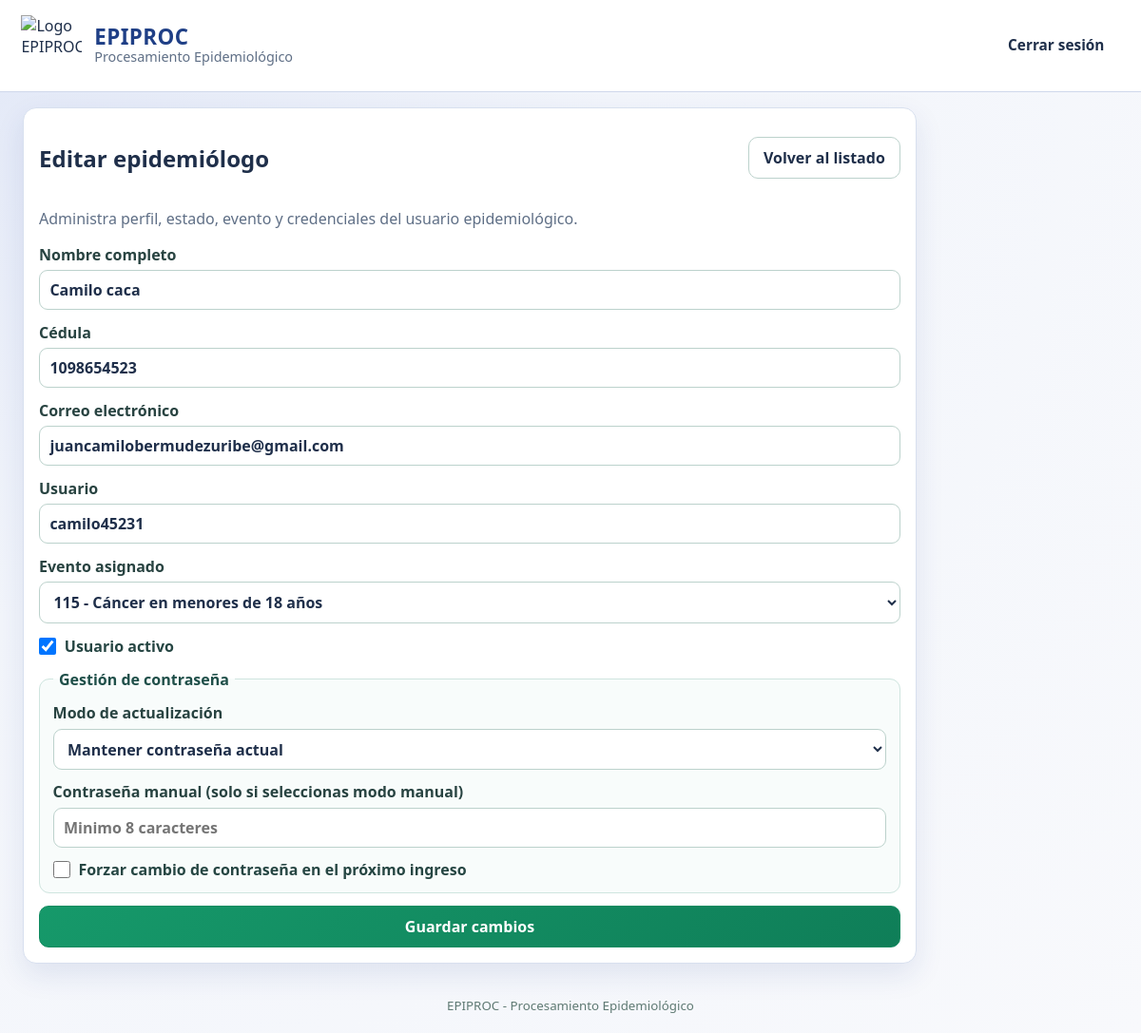
The app's page /admin/epidemiologos/3/editar (signed in) with its own data.
### epiproc_web/models.py (models this page shows, shortened)
class User(db.Model):
    __tablename__ = "users"
    id = db.Column(db.Integer, primary_key=True)
    username = db.Column(db.String(80), unique=True, nullable=False)
    password_hash = db.Column(db.String(255), nullable=False)
    password_visible = db.Column(db.String(255), nullable=True)
    role = db.Column(db.String(30), nullable=False, index=True)
    full_name = db.Column(db.String(150), nullable=False)
    cedula = db.Column(db.String(30), unique=True, nullable=False)
    email = db.Column(db.String(150), unique=True, nullable=False)
    assigned_event_code = db.Column(db.Integer, db.ForeignKey("events.code"), nullable=True)
    must_change_password = db.Column(db.Boolean, default=False, nullable=False)
    is_active = db.Column(db.Boolean, default=True, nullable=False)
    credentials_updated_at = db.Column(db.DateTime, nullable=True)
    created_at = db.Column(db.DateTime, default=datetime.utcnow, nullable=False)
    updated_at = db.Column(db.DateTime, default=datetime.utcnow, onupdate=datetime.utcnow, nullable=False)
    bulletins = db.relationship("Bulletin", back_populates="author", lazy=True)

class Event(db.Model):
    __tablename__ = "events"
    code = db.Column(db.Integer, primary_key=True)
    name = db.Column(db.String(200), nullable=False)
    active = db.Column(db.Boolean, default=True, nullable=False)
    users = db.relationship("User", backref="assigned_event", lazy=True)
    bulletins = db.relationship("Bulletin", back_populates="event", lazy=True)

### epiproc_web/app.py (the view, shortened to what this page needs)
    @app.route("/admin/epidemiologos/<int:user_id>/editar", methods=["GET", "POST"])
    @role_required(UserRole.SECRETARIO)
    def admin_epi_edit(user_id: int):
        user = User.query.get_or_404(user_id)
        if user.role != UserRole.EPIDEMIOLOGO:
            abort(400)
        eventos = Event.query.filter_by(active=True).order_by(Event.code.asc()).all()
        return render_template("admin_epi_form.html", eventos=eventos, user_obj=user, mode="edit")

### epiproc_web/app.py (called while the page is built, shortened)
def current_user() -> Optional[User]:
    uid = session.get("user_id")
    if not uid:
        return None
    return User.query.get(uid)

def login_required(view):
    @wraps(view)
    def wrapped(*args, **kwargs):
        user = current_user()
        if not user:
            flash("Debes iniciar sesión para continuar.", "error")
            return redirect(url_for("login", next=request.path))
        if not user.is_active:
            session.clear()
            flash("Tu usuario está inactivo. Contacta al Secretario de Salud.", "error")
            return redirect(url_for("login"))
        return view(*args, **kwargs)
    return wrapped

def role_required(*roles: str):
    def decorator(view):
        @wraps(view)
        @login_required
        def wrapped(*args, **kwargs):
            user = current_user()
            if not user or user.role not in roles:
                abort(403)
            return view(*args, **kwargs)
        return wrapped
    return decorator

def register_hooks(app: Flask, base_dir: Path) -> None:
    @app.context_processor
    def inject_globals() -> dict[str, Any]:
        return {
            "brand_name": "EPIPROC - Procesamiento Epidemiológico",
            "logo_url": "https://8upload.com/image/3ec1b5cc7de8ad31/bloque2071.png",
            "current_user": current_user(),
            "role_secretario": UserRole.SECRETARIO,
            "role_epidemiologo": UserRole.EPIDEMIOLOGO,
        }
    @app.before_request
    def force_password_change_on_first_login():
        user = current_user()
        if not user:
            return None
        safe_paths = {
            "/logout",
            "/cambiar-clave",
            "/static",
        }
        return None

### epiproc_web/templates/admin_epi_form.html (shortened to what this page needs)
{% extends 'base.html' %}
{% block content %}
<section class="card form-card secretary-form-card">
    <div class="secretary-form-head">
        <h2>{{ 'Editar epidemiólogo' if mode == 'edit' else 'Crear epidemiólogo' }}</h2>
        <a class="btn" href="{{ url_for('admin_epi_list') }}">Volver al listado</a>
    </div>
    {% if mode == 'edit' %}
        <p class="muted">Administra perfil, estado, evento y credenciales del usuario epidemiológico.</p>
    {% else %}
        <p class="muted">Se generará usuario automático y contraseña temporal totalmente aleatoria, visible al finalizar el registro.</p>
    {% endif %}
    <form
        method="post"
        class="form-grid"
        id="epidemiologoForm"
        data-mode="{{ mode }}"
        novalidate
    >
        <label>Nombre completo
            <input
                type="text"
                name="full_name"
                id="epi-nombre"
                required
                minlength="6"
                maxlength="150"
                value="{{ user_obj.full_name if user_obj else '' }}"
            >
        </label>
        <label>Cédula
            <input
                type="text"
                name="cedula"
                id="epi-cedula"
                required
                pattern="[0-9]{6,20}"
                value="{{ user_obj.cedula if user_obj else '' }}"
            >
        </label>
        <label>Correo electrónico
            <input
                type="email"
                name="email"
                id="epi-correo"
                required
                maxlength="180"
                value="{{ user_obj.email if user_obj else '' }}"
            >
        </label>
        {% if mode == 'edit' %}
            <label>Usuario
                <input type="text" name="username" required minlength="4" maxlength="80" value="{{ user_obj.username if user_obj else '' }}">
            </label>
        {% endif %}
        <label>Evento asignado
            <select
                name="assigned_event"
                id="epi-evento"
            >
                {% for e in eventos %}
                    <option value="{{ e.code }}" {% if user_obj and user_obj.assigned_event_code == e.code %}selected{% endif %}>{{ e.code }} - {{ e.name }}</option>
                {% endfor %}
            </select>
        </label>
        {% if mode == 'edit' %}
            <label class="checkline">
                <input type="checkbox" name="is_active" {% if user_obj and user_obj.is_active %}checked{% endif %}>
                <span>Usuario activo</span>
            </label>
            <fieldset class="admin-cred-fieldset">
                <legend>Gestión de contraseña</legend>
                <label>Modo de actualización
                    <select name="password_mode">
                        <option value="keep">Mantener contraseña actual</option>
                    </select>
                </label>
                <label>Contraseña manual (solo si seleccionas modo manual)
                    <input type="text" name="manual_password" minlength="8" maxlength="120" placeholder="Minimo 8 caracteres">
                </label>
                <label class="checkline">
                    <input type="checkbox" name="must_change_password">
                    <span>Forzar cambio de contraseña en el próximo ingreso</span>
                </label>
            </fieldset>
        {% endif %}
        <button class="btn btn-primary" type="submit" id="epi-submit-btn">{{ 'Guardar cambios' if mode == 'edit' else 'Crear usuario' }}</button>
    </form>
</section>
{% endblock %}

### epiproc_web/static/css/app.css (style rules this page uses)
:root { --bg: #f2f5fb; --surface: #ffffff; --text: #1f2f4a; --muted: #5f6f86; --line: #d8e0ef; --accent: #2f5fbd; --accent-2: #1d3f88; --accent-green: #0f8a5f; --danger: #b42318; --warning: #b54708; --success: #027a48; --shadow: 0 12px 30px rgba(29, 63, 136, 0.1); }
* { box-sizing: border-box; }
body { margin: 0; font-family: "Segoe UI", Tahoma, Geneva, Verdana, sans-serif; color: var(--text); background: radial-gradient(circle at top left, #e2e8f7 0%, var(--bg) 40%, #f8f9fc 100%); min-height: 100vh; animation: pageFadeIn 0.45s ease; }
.card { background: var(--surface); border: 1px solid var(--line); border-radius: 14px; box-shadow: var(--shadow); padding: 1rem; transition: box-shadow 0.25s ease, transform 0.25s ease; }
.form-grid { display: grid; gap: 0.8rem; }
.form-card { width: min(760px, 100%); }
label { display: grid; gap: 0.35rem; font-weight: 600; color: #284341; }
input, select, textarea, button { font: inherit; }
input, select, textarea { width: 100%; border: 1px solid #bcd2cc; border-radius: 9px; padding: 0.55rem 0.65rem; background: #fff; color: var(--text); }
.btn { display: inline-flex; align-items: center; justify-content: center; gap: 0.4rem; background: #ffffff; color: var(--text); border: 1px solid #bcd2cc; border-radius: 10px; padding: 0.64rem 0.95rem; text-decoration: none; cursor: pointer; font-weight: 700; line-height: 1; text-align: center; min-height: 44px; transition: transform 0.2s ease, box-shadow 0.2s ease, background-color 0.2s ease, border-color 0.2s ease; }
.btn-primary { border-color: var(--accent-green); background: linear-gradient(140deg, #16996a 0%, #0f7e58 100%); color: #fff; }
.secretary-form-card { width: min(940px, 100%); }
.secretary-form-head { display: flex; justify-content: space-between; align-items: center; gap: 1rem; }
.admin-cred-fieldset { margin: 0; padding: 0.85rem; border: 1px solid #cfe5df; border-radius: 11px; background: #f8fcfb; display: grid; gap: 0.75rem; }
.admin-cred-fieldset legend { font-weight: 700; color: #1f4f49; padding: 0 0.4rem; }
.checkline { display: flex; align-items: center; gap: 0.55rem; font-weight: 600; color: #264643; }
.checkline input[type="checkbox"] { width: 18px; height: 18px; margin: 0; }
.muted { color: var(--muted); }

### records on screen
User: full_name "Camilo caca", cedula "1098654523", email "juancamilobermudezuribe@gmail.com", username "camilo45231", assigned_event "115 - Cáncer en menores de 18 años", is_active "☑"

### other values on screen
{{ 'Editar epidemiólogo' if mode == 'edit' else 'Crear epidemiólogo' }} "Editar epidemiólogo"
{{ 'Guardar cambios' if mode == 'edit' else 'Crear usuario' }} "Guardar cambios"
